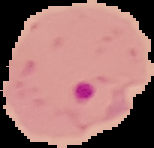
#> input picture dataset/augmented/training_set/parasitized/C101P62ThinF_IMG_20150918_151239_cell_88_a0.png, 154 x 148 px, found by its file name; its folder holds only this picture in this run
$ python dataset_prep.py
#> lines starting #> are read from the running program, lines starting #| are printed output that depends on the picture
import numpy
import matplotlib.pyplot as plt
import os
from cv2 import cv2
import random
import pickle

# change path address
DATADIR = r"C:\ce301_harding_kiernan_j_w\dataset\training_set"
CATEGORIES = ["parasitized", "uninfected"]
IMG_DIMENSION = 50

training_data = []
def create_training_data():
    for category in CATEGORIES:

        print("<<< Started " + category + " >>>")

        # path to parasitized and uninfected cell imgs
        path = os.path.join(DATADIR, category)

        # setting each class to either 0 or 1
        class_no = CATEGORIES.index(category)


        for img in os.listdir(path):
            try:
                # print current image
                print(category + " - " + img)

                # setting the images as greyscale and resizing
                img_array = cv2.imread(os.path.join(path, img), cv2.IMREAD_GRAYSCALE)
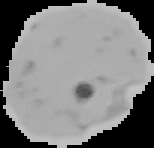
#> img_array: shape (148, 154); min 0, max 195, mean 125.3
                new_img_array = cv2.resize(img_array, (IMG_DIMENSION, IMG_DIMENSION))
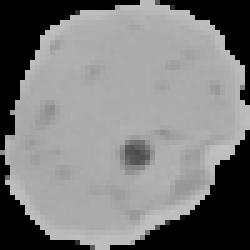
#> new_img_array: shape (50, 50) (shown 5 times larger); min 0, max 194, mean 125.2
                training_data.append([new_img_array, class_no])

                # for testing purposes only
                # plt.imshow(new_img_array, cmap="gray")
                # plt.show()
                # print(img_array)

            except:
                pass
#> pass 2 of the loop in create_training_data, `for category in CATEGORIES:`:
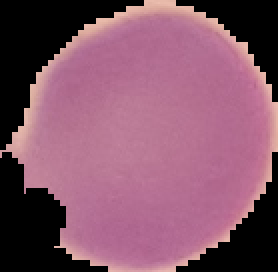
#> input picture dataset/augmented/training_set/uninfected/C102P63ThinF_IMG_20150918_163054_cell_6_a270.png, 139 x 136 px, found by its file name (shown 2 times larger)
#> in create_training_data, `img_array = cv2.imread(os.path.join(path, img), cv2.IMREAD_GRAYSCALE)`:
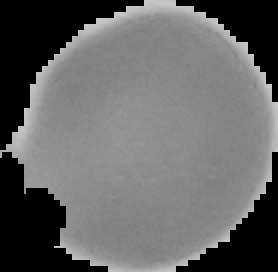
#> img_array: shape (136, 139) (shown 2 times larger); min 0, max 202, mean 100.5
#> in create_training_data, `new_img_array = cv2.resize(img_array, (IMG_DIMENSION, IMG_DIMENSION))`:
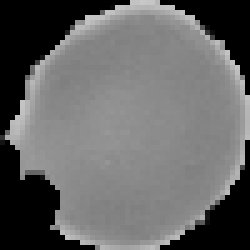
#> new_img_array: shape (50, 50) (shown 5 times larger); min 0, max 200, mean 101.3

# run the above method
create_training_data()

# finished preparing images
print("<<< Prepared images >>>")

# shuffling the data to remove future bias
random.shuffle(training_data)

# looking at the size of the working training set
print("Training set size: " + str(len(training_data)))
#| Training set size: 2

# feature and label arrays
features = []
labels = []

# adding the features and labels to the arrays
for ft, lb in training_data:
    features.append(ft)
    labels.append(lb)
#> this loop made 2 passes
#> lb on passes 1 to 2: 0, 1
#> after the loop, features = 2 items; labels = [0, 1]

# converting to a numpy array
features = numpy.array(features).reshape(-1, IMG_DIMENSION, IMG_DIMENSION, 1)

# using pickle to output data
output = open("C:/ce301_harding_kiernan_j_w/malaria_cnn/features.pickle", "wb")
pickle.dump(features, output)
output.close()

output = open("C:/ce301_harding_kiernan_j_w/malaria_cnn/labels.pickle", "wb")
pickle.dump(labels, output)
output.close()

print("<<< Complete >>>")
